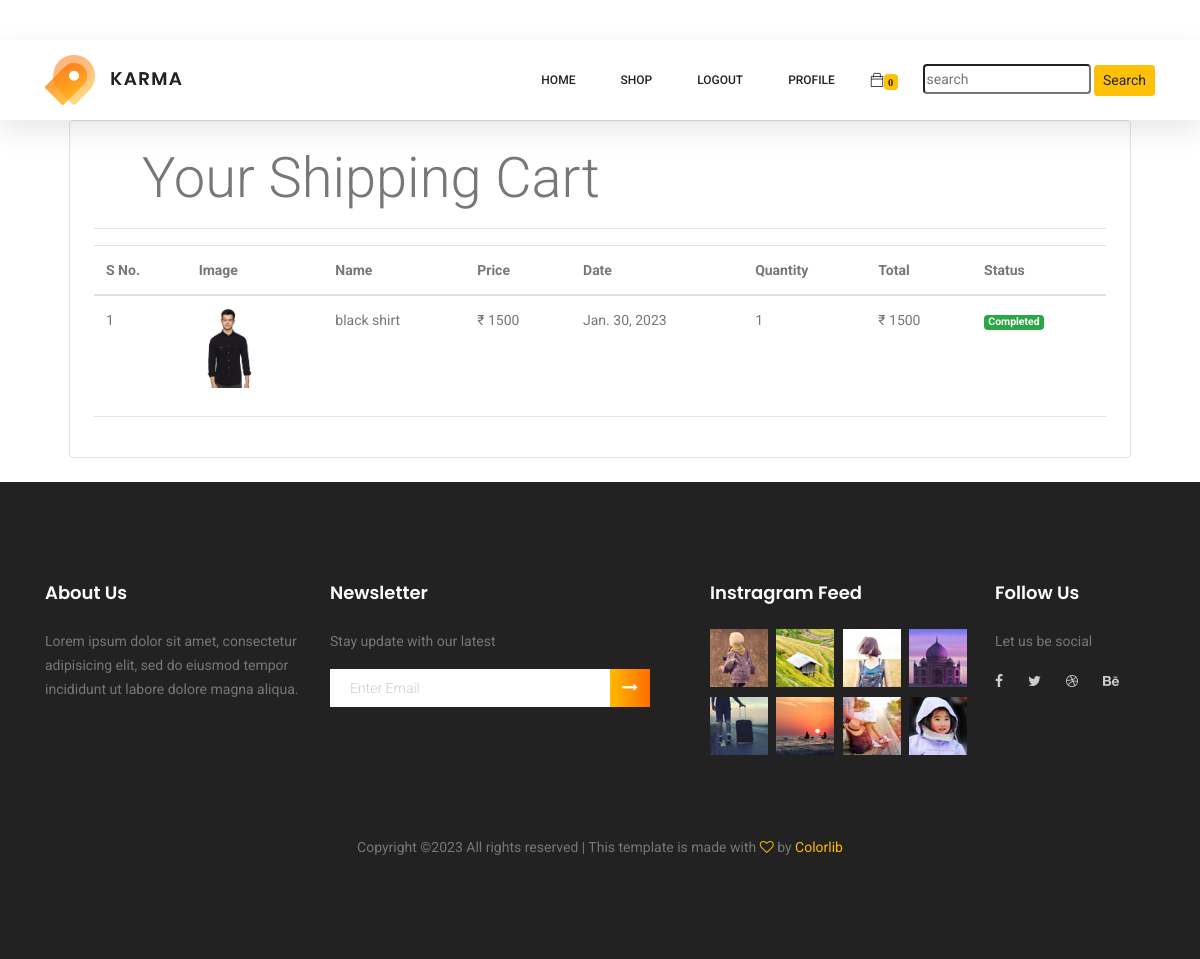
Screenshot of /orders (signed in) with the database file from the repository.
### store/models/orders.py (models this page shows, shortened)
class Order(models.Model):
    product = models.ForeignKey(Product, on_delete=models.CASCADE)
    customer = models.ForeignKey(Customer, on_delete=models.CASCADE)
    quantity = models.IntegerField(default=1)
    price = models.IntegerField()
    phonenumber = models.CharField(max_length=15, default='', blank=True)
    address = models.CharField(max_length=15, default='', blank=True)
    date = models.DateField(default=datetime.datetime.today)
    status = models.BooleanField(default=False)
    @staticmethod
    def get_orders_by_customer(customer_id):
        return Order\
            .objects\
            .filter(customer=customer_id)\
            .order_by('-date')

### store/models/product.py (models this page shows, shortened)
class Product(models.Model):
    objects = None
    name = models.CharField(max_length=50)
    price = models.IntegerField(default=0)
    category = models.ForeignKey(Category, on_delete=models.CASCADE, default=1)
    description = models.CharField(max_length=200, default='', null=True, blank=True)
    image = models.ImageField(upload_to='uploads/products/')

### store/middlewares/auth.py (the view)
    def middleware(request):
        return_url = request.META['PATH_INFO']
        if not request.session.get('customer'):
            return redirect(f'login?return_url={return_url}')
        response = get_response(request)
        return response

### store/templatetags/custom_filter.py (called while the page is built)
@register.filter(name='currency')
def currency(number):
    return '₹ ' + str(number)

@register.filter(name='multiply')
def price_product(number, number1):
    return number * number1

### store/views/orders.py (called while the page is built)
    def get(self, request):
        customer = request.session.get('customer')
        orders = Order.get_orders_by_customer(customer)
        return render(request, 'orders.html', {'orders': orders})

### store/templates/orders.html (shortened to what this page needs)
{% extends 'base.html'%}
{% load static %}
{% load cart %}
{% load custom_filter %}
{% block content %}
<section>
   <div class="container mt-5 pt-5">
        <div class="border rounded p-4 m-4 pt-4 mt-4">
            <p class="display-4 pl-4 ml-4">Your Shipping Cart</p>
            <hr>
                <table class="table">
                    <thead>
                        <tr>
                            <th>S No.</th>
                            <th>Image</th>
                            <th>Name</th>
                            <th>Price</th>
                            <th>Date</th>
                            <th>Quantity</th>
                            <th>Total</th>
                            <th>Status</th>
                        </tr>
                    </thead>
                    <tbody>
                    {% if orders %}
                        {% for order in orders %}
                        <tr>
                            <td>{{forloop.counter}}</td>
                            <td><img class="rounded-square" style="height:80px" src="{{order.product.image.url}}"></td>
                            <td>{{order.product.name}}</td>
                            <td>{{order.price|currency}}</td>
                            <td>{{order.date}}</td>
                            <td>{{order.quantity}}</td>
                            <td>{{order.quantity|multiply:order.price|currency}}</td>
                            {% if order.status %}
                            <td> <small class="badge badge-success">Completed</small></td>
                            {% else %}
                            <td> <small class="badge badge-warning">Pending</small></td>
                            {% endif %}
                        </tr>
                        {% endfor %}
                    </tbody>
                </table>
                <hr>
                        {% else %}
                            <tr>
                                <th colspan="6" class="text-center">You does not have any products in your shopping card</th>
                            </tr>
                        {% endif%}
        </div>
   </div>
</section>
{% endblock %}

### rows the page displays
Order: product.image (picture), product.name "black shirt", price "₹ 1500", date "Jan. 30, 2023", quantity "1", quantity|multiply "₹ 1500", status "Completed"

### other values shown
{{ request.session.cart.keys|length }} "0"
